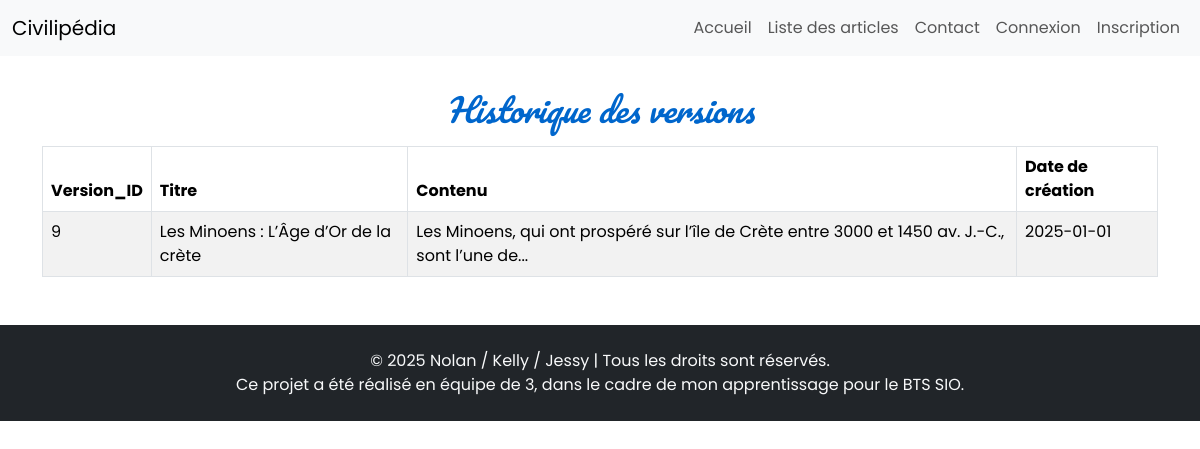
The app's page /historique.php?articleID=9, older data.
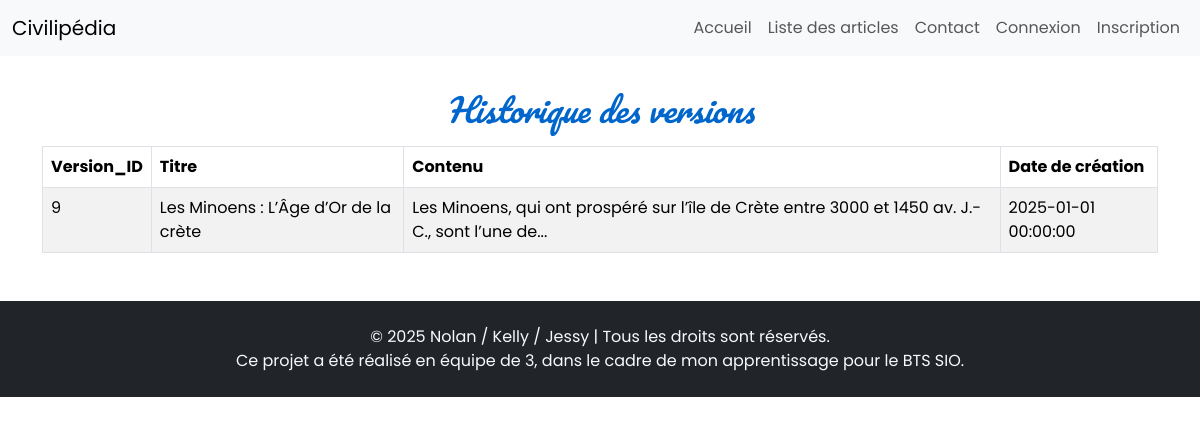
The same page, newer data.
### tables this page shows
CREATE TABLE IF NOT EXISTS article_version (
    id INT AUTO_INCREMENT PRIMARY KEY,
    title VARCHAR(255) NOT NULL,
    content TEXT NOT NULL,
    created_at DATETIME NOT NULL,
    image_url TEXT NULL,
    user_id INT NOT NULL,
    article_id INT NOT NULL,
    FOREIGN KEY (article_id) REFERENCES article(id) ON DELETE CASCADE,
    FOREIGN KEY (user_id) REFERENCES user(id) ON DELETE CASCADE
);

### historique.php (the view, shortened to what this page needs)
<?php
require_once 'src/control/BDDControl/connectBDD.php';
$article_id = htmlspecialchars($_GET["articleID"], ENT_QUOTES);
$state = $bdd->prepare("SELECT * FROM article_version WHERE article_id = ?");
$state->execute(array($article_id));
$articlesversion = $state->fetchAll();
?>
<!DOCTYPE html>
<html lang="fr">
<head>
    <?php include 'src/component/head.php'; ?>
    <link rel="stylesheet" href="css/searchStyle.css" />
</head>
<body>
    <?php include 'src/component/navbar.php'; ?>
    <div class="container mt-4">
        <h2>Historique des versions </h2>
        <?php if ($articlesversion): ?>
            <table class="table table-striped table-bordered table-responsive">
                <thead>
                    <tr>
                        <th>Version_ID</th>
                        <th>Titre</th>
                        <th>Contenu</th>
                        <th>Date de création</th>
                    </tr>
                </thead>
                <tbody>
                    <?php foreach ($articlesversion as $article): ?>
                        <tr>
                            <td><?php echo htmlspecialchars($article['article_id']); ?></td>
                            <td><?php echo htmlspecialchars($article['title']); ?></td>
                            <td><?php echo substr(htmlspecialchars($article['content']), 0, 100) . '...'; ?></td>
                            <td><?php echo htmlspecialchars($article['created_at']); ?></td>
                        </tr>
                    <?php endforeach; ?>
                </tbody>
            </table>
        <?php else: ?>
            <div class="alert alert-warning">
                Aucun article trouvé.
            </div>
        <?php endif; ?>
    </div>
    <?php include 'src/component/footer.php'; ?>
</body>
</html>

Row changes from the older to the newer data that the page shows:
changed article_version "Les Minoens : L’Âge d’Or de la crète": created_at "2025-01-01" → "2025-01-01 00:00:00"
